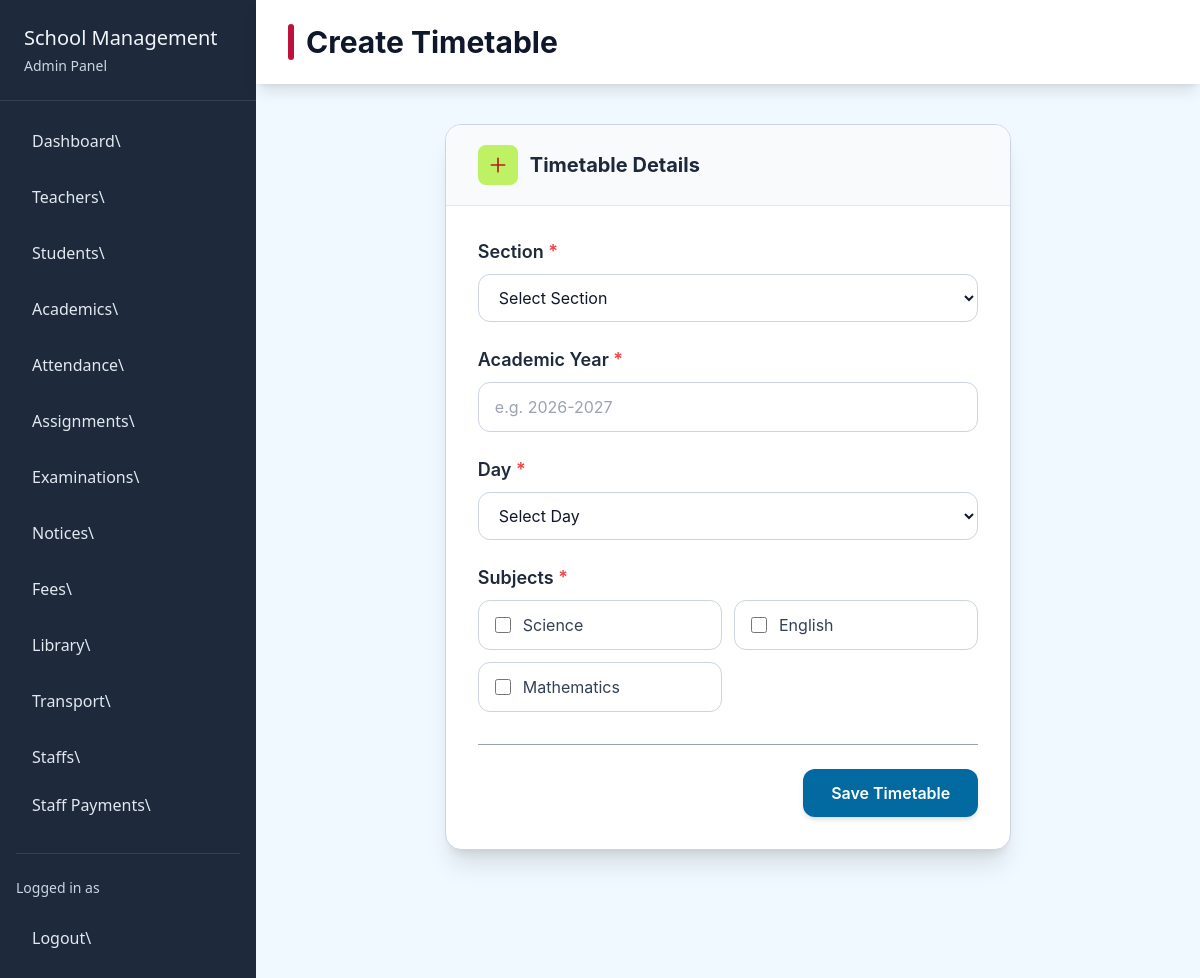
Page /academics/insert/timetable/ on the committed database.
### academics/models.py (models this page shows, shortened)
class Subject(models.Model):
    name = models.CharField(max_length=20)
    schoolclasses = models.ManyToManyField(SchoolClass)
    class Meta:
        constraints = [
            models.UniqueConstraint(
                fields=["name"],
                name="unique_subject_name"
            )
        ]

### academics/views.py (the view, shortened to what this page needs)
# urls.py: path("insert/timetable/", views.insert_timetable, name="insert_timetable"),
def insert_timetable(req):
    data = {
        "sections" : Section.objects.all(),
        "subjects" : Subject.objects.all(),
    }
    return render(req, "academics/insert_timetable.html", data)

### academics/models.py (called while the page is built)
    def __str__(self):
        return f"{self.schoolclass.name} - {self.name}"

### academics/templates/academics/insert_timetable.html (shortened to what this page needs)
{% extends "school_admin/base.html" %}
{% block content %}
<div class="flex-1 bg-sky-50 font-['Inter'] min-h-screen">
    <div class="bg-white px-4 sm:px-6 lg:px-8 py-5 sm:py-6 shadow-lg mb-6 sm:mb-10">
        <div class="flex items-center gap-3">
            <div class="w-1.5 h-9 bg-rose-700 rounded-full"></div>
            <h1 class="text-xl sm:text-2xl lg:text-3xl font-bold text-slate-900">Create Timetable</h1>
        </div>
    </div>
    <div class="px-4 sm:px-8 md:px-16 lg:px-[20%] xl:px-[30%] pb-10">
        <div class="bg-white rounded-2xl border border-slate-300 shadow-xl overflow-hidden">
            <div class="px-5 sm:px-6 md:px-8 py-5 border-b border-slate-200 bg-slate-50">
                <div class="flex items-center gap-3">
                    <div class="w-10 h-10 rounded-lg bg-lime-300 text-red-700 flex items-center justify-center">
                        <svg xmlns="http://www.w3.org/2000/svg" class="w-5 h-5" fill="none" viewBox="0 0 24 24" stroke="currentColor" stroke-width="2">
                            <path stroke-linecap="round" stroke-linejoin="round" d="M12 4v16m8-8H4" />
                        </svg>
                    </div>
                    <h2 class="text-lg sm:text-xl font-bold text-slate-800">Timetable Details</h2>
                </div>
            </div>
            <div class="p-5 sm:p-6 md:p-8">
                <form method="POST">
                    <div class="mb-6">
                        <label for="section" class="block text-base sm:text-lg font-semibold text-slate-800 mb-2">
                            Section <span class="text-red-500">*</span>
                        </label>
                        <select id="section" name="section" required
                            class="w-full border border-slate-300 rounded-xl px-3 sm:px-4 py-3 text-sm sm:text-base bg-white focus:outline-none focus:border-sky-600 focus:ring-2 focus:ring-sky-100 transition duration-200">
                            <option value="">Select Section</option>
                        </select>
                    </div>
                    <div class="mb-6">
                        <label for="academic_year" class="block text-base sm:text-lg font-semibold text-slate-800 mb-2">
                            Academic Year <span class="text-red-500">*</span>
                        </label>
                        <input type="text" id="academic_year" name="academic_year"
                            value="{{ timetable.academic_year }}" placeholder="e.g. 2026-2027" required
                            class="w-full border border-slate-300 rounded-xl px-3 sm:px-4 py-3 text-sm sm:text-base focus:outline-none focus:border-sky-600 focus:ring-2 focus:ring-sky-100 transition duration-200">
                    </div>
                    <div class="mb-6">
                        <label for="day" class="block text-base sm:text-lg font-semibold text-slate-800 mb-2">
                            Day <span class="text-red-500">*</span>
                        </label>
                        <select id="day" name="day" required
                            class="w-full border border-slate-300 rounded-xl px-3 sm:px-4 py-3 text-sm sm:text-base bg-white focus:outline-none focus:border-sky-600 focus:ring-2 focus:ring-sky-100 transition duration-200">
                            <option value="">Select Day</option>
                        </select>
                    </div>
                    <div>
                        <label class="block text-base sm:text-lg font-semibold text-slate-800 mb-2">
                            Subjects <span class="text-red-500">*</span>
                        </label>
                        <div class="grid grid-cols-1 sm:grid-cols-2 gap-3">
                            {% for subject in subjects %}
                                <label class="flex items-center gap-3 border border-slate-300 rounded-xl px-4 py-3 cursor-pointer hover:bg-slate-50">
                                    <input type="checkbox" name="subjects" value="{{ subject.id }}"
                                        class="w-4 h-4">
                                    <span class="text-slate-700">{{ subject.name }}</span>
                                </label>
                            {% empty %}
                                <p class="text-sm text-slate-500">No subjects available.</p>
                            {% endfor %}
                        </div>
                    </div>
                    <div class="mt-8 pt-6 border-t border-slate-400 flex flex-col sm:flex-row sm:justify-end">
                        <button type="submit" class="w-full sm:w-auto px-7 py-3 rounded-xl bg-sky-700 text-white text-md font-semibold shadow-md transition duration-200 hover:bg-blue-500 hover:shadow-xl">Save Timetable</button>
                    </div>
                </form>
            </div>
        </div>
    </div>
</div>
{% endblock content %}

### rows in the picture
Subject: name "Science"
Subject: name "English"
Subject: name "Mathematics"
